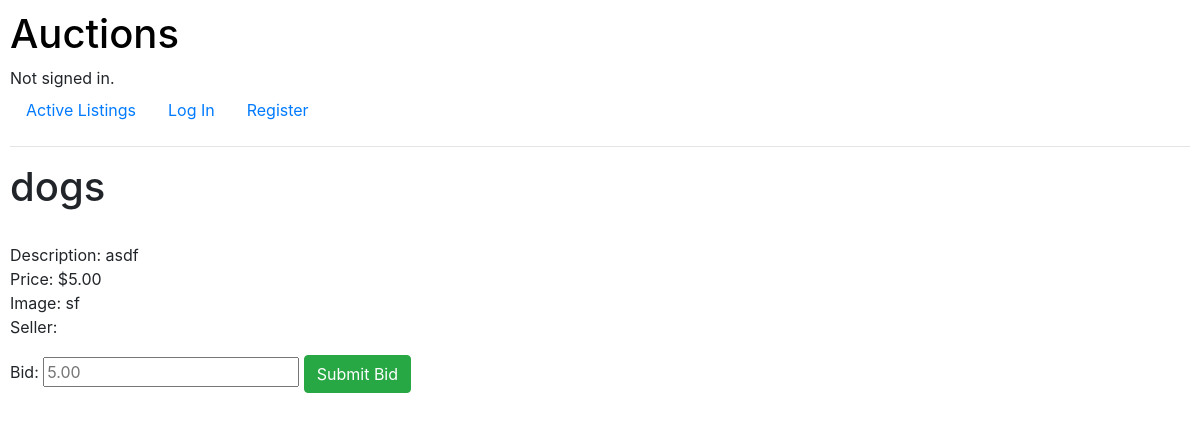
Screenshot of /listing/dogs/ with the database file from the repository.
### auctions/models.py (models this page shows, shortened)
class Listing(models.Model):
    title = models.CharField(max_length=64)
    description = models.TextField()
    imageURL = models.URLField(max_length=200)
    price = models.DecimalField(max_digits=10, decimal_places=2)
    isActive = models.BooleanField(default=True)
    seller = models.ForeignKey('User', on_delete=models.CASCADE, blank=True, related_name="seller")
    category = models.ForeignKey('Category', on_delete=models.CASCADE, blank=True, related_name="category")

### auctions/views.py (the view)
# urls.py: path("listing/<str:title>/", views.listing, name="listing"),
def listing(request, title):
    listing = Listing.objects.get(title=title)
    if request.user.is_authenticated:
        user = request.user
        in_watchlist = False
        if listing in user.watchlist.all():
            in_watchlist = True
        return render(request, "auctions/listing.html", {
            "listing": listing,
            "in_watchlist": in_watchlist
        })
    else:
        return render(request, "auctions/listing.html", {
            "listing": listing,
        })

### auctions/models.py (called while the page is built)
    def __str__(self):
        return f"{self.first_name} {self.last_name}"

### auctions/templates/auctions/listing.html (shortened to what this page needs)
{% extends "auctions/layout.html" %}
{% block body %}
    <h1>{{ listing.title }}</h1>
    <br>
    <p>
        Description: {{ listing.description }}<br>
        Price: ${{ listing.price }}<br>
        Image: {{ listing.imageURL }}<br>
        Seller: {{ listing.seller }}<br>
    </p>
    <form action="{% url 'auctions:listing' title=listing.title %}" method="POST">
        <label>Bid:</label>
        <input type="number" min="{{ listing.price }}" step="any" placeholder="{{ listing.price }}" name="bid">
        <button type="submit" class="btn btn-success" name="submit_bid">Submit Bid</button>
    </form>
{% endblock %}

### auctions/static/auctions/styles.css (style rules this page uses)
body { padding: 10px; }

### rows the page displays
Listing: title "dogs", description "asdf", price "5.00", imageURL "sf", bid "5.00"
